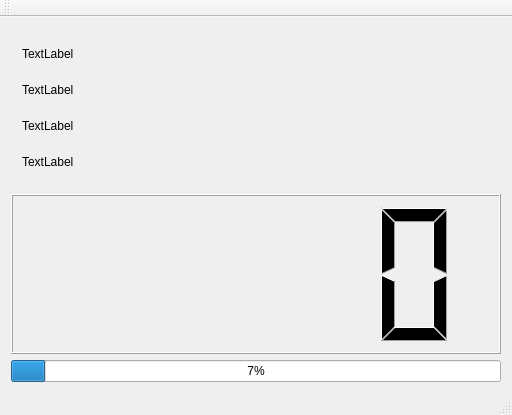
<?xml version="1.0" encoding="UTF-8"?>
<ui version="4.0">
 <class>MainWindow</class>
 <widget class="QMainWindow" name="MainWindow">
  <property name="geometry">
   <rect>
    <x>0</x>
    <y>0</y>
    <width>512</width>
    <height>415</height>
   </rect>
  </property>
  <property name="windowTitle">
   <string>MainWindow</string>
  </property>
  <widget class="QWidget" name="centralWidget">
   <layout class="QVBoxLayout" name="verticalLayout_2">
    <item>
     <widget class="QWidget" name="widget" native="true">
      <layout class="QVBoxLayout" name="verticalLayout">
       <item>
        <widget class="QLabel" name="text">
         <property name="text">
          <string>TextLabel</string>
         </property>
        </widget>
       </item>
       <item>
        <widget class="QLabel" name="html">
         <property name="text">
          <string>TextLabel</string>
         </property>
        </widget>
       </item>
       <item>
        <widget class="QLabel" name="pic">
         <property name="text">
          <string>TextLabel</string>
         </property>
        </widget>
       </item>
       <item>
        <widget class="QLabel" name="gif">
         <property name="text">
          <string>TextLabel</string>
         </property>
        </widget>
       </item>
      </layout>
     </widget>
    </item>
    <item>
     <widget class="QLCDNumber" name="lcdNumber"/>
    </item>
    <item>
     <widget class="QProgressBar" name="progressBar">
      <property name="value">
       <number>7</number>
      </property>
     </widget>
    </item>
   </layout>
  </widget>
  <widget class="QMenuBar" name="menuBar">
   <property name="geometry">
    <rect>
     <x>0</x>
     <y>0</y>
     <width>512</width>
     <height>23</height>
    </rect>
   </property>
  </widget>
  <widget class="QToolBar" name="mainToolBar">
   <attribute name="toolBarArea">
    <enum>TopToolBarArea</enum>
   </attribute>
   <attribute name="toolBarBreak">
    <bool>false</bool>
   </attribute>
  </widget>
  <widget class="QStatusBar" name="statusBar"/>
 </widget>
 <layoutdefault spacing="6" margin="11"/>
 <resources/>
 <connections/>
</ui>
